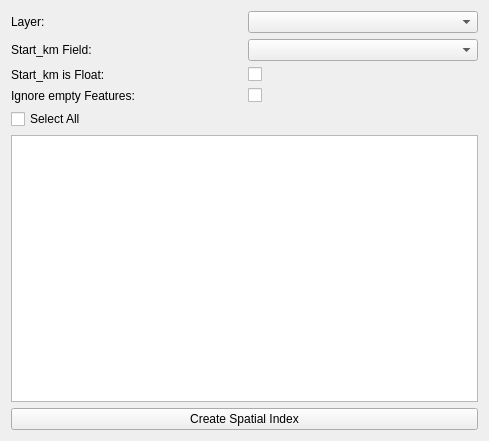
<?xml version="1.0" encoding="UTF-8"?>
<ui version="4.0">
 <class>SettingsWidget</class>
 <widget class="QWidget" name="SettingsWidget">
  <property name="geometry">
   <rect>
    <x>0</x>
    <y>0</y>
    <width>489</width>
    <height>441</height>
   </rect>
  </property>
  <property name="windowTitle">
   <string>Form</string>
  </property>
  <layout class="QGridLayout" name="gridLayout">
   <item row="8" column="0" colspan="2">
    <widget class="QPushButton" name="pushButton">
     <property name="text">
      <string>Create Spatial Index</string>
     </property>
    </widget>
   </item>
   <item row="2" column="0">
    <widget class="QLabel" name="label__field">
     <property name="text">
      <string>Start_km Field:</string>
     </property>
    </widget>
   </item>
   <item row="4" column="1">
    <widget class="QCheckBox" name="checkBox_is_float">
     <property name="text">
      <string/>
     </property>
    </widget>
   </item>
   <item row="4" column="0">
    <widget class="QLabel" name="label_is_float">
     <property name="text">
      <string>Start_km is Float:</string>
     </property>
    </widget>
   </item>
   <item row="0" column="1">
    <widget class="QgsMapLayerComboBox" name="comboBox_layer"/>
   </item>
   <item row="7" column="0" colspan="2">
    <widget class="QListWidget" name="listWidget"/>
   </item>
   <item row="5" column="0">
    <widget class="QLabel" name="label_ignore_empty">
     <property name="text">
      <string>Ignore empty Features:</string>
     </property>
    </widget>
   </item>
   <item row="5" column="1">
    <widget class="QCheckBox" name="checkBox_ignore_empty">
     <property name="text">
      <string/>
     </property>
    </widget>
   </item>
   <item row="0" column="0">
    <widget class="QLabel" name="label_layer">
     <property name="text">
      <string>Layer:</string>
     </property>
    </widget>
   </item>
   <item row="6" column="0" colspan="2">
    <widget class="QCheckBox" name="checkBox_select_all">
     <property name="text">
      <string>Select All</string>
     </property>
    </widget>
   </item>
   <item row="2" column="1">
    <widget class="QgsFieldComboBox" name="comboBox_field"/>
   </item>
  </layout>
 </widget>
 <customwidgets>
  <customwidget>
   <class>QgsFieldComboBox</class>
   <extends>QComboBox</extends>
   <header>qgsfieldcombobox.h</header>
  </customwidget>
  <customwidget>
   <class>QgsMapLayerComboBox</class>
   <extends>QComboBox</extends>
   <header>qgsmaplayercombobox.h</header>
  </customwidget>
 </customwidgets>
 <resources/>
 <connections/>
</ui>
